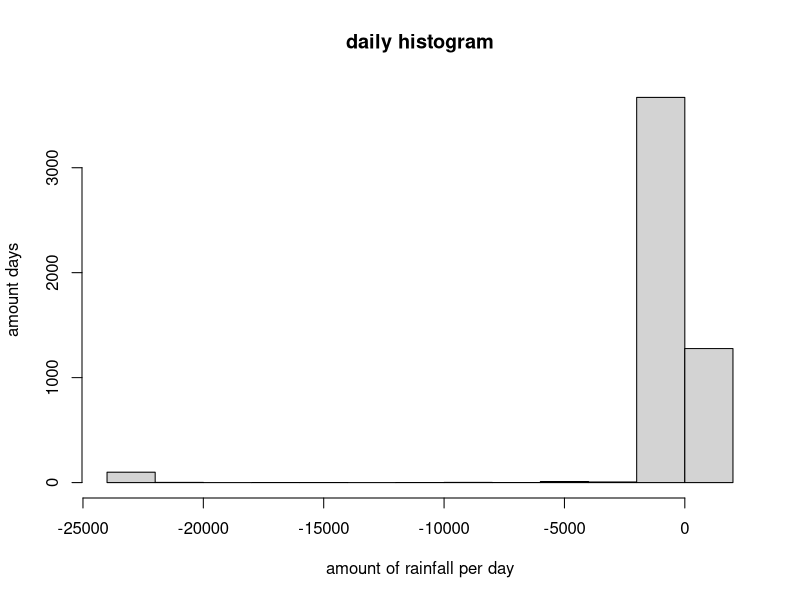
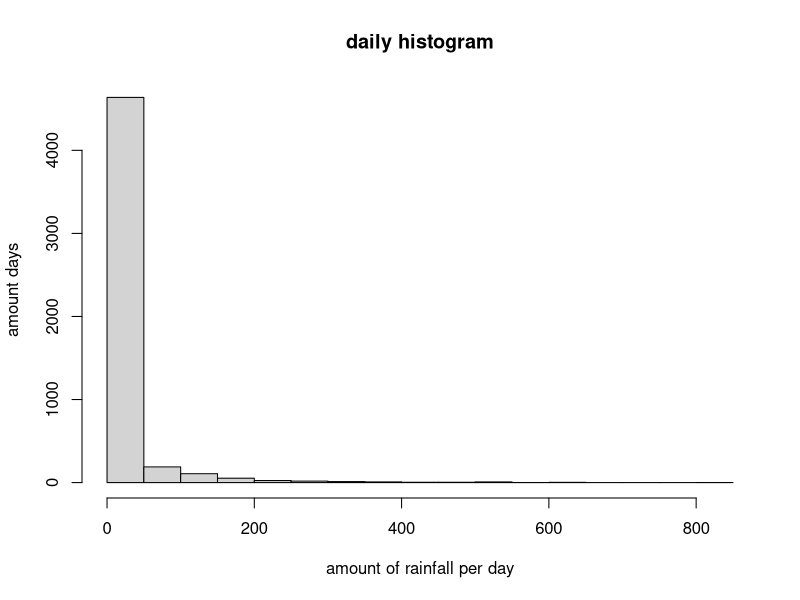

Write the R code that produced these figures, in order.
## ---- chunk 1
data.df <- read.table("rnf6080.dat.txt", header=FALSE)
print(head(data.df))
## ---- chunk 2
print(dim(data.df))
## ---- chunk 3
print(colnames(data.df))
## ---- chunk 4
print(data.df[5, 7])
## ---- chunk 5
print(data.df[2, ])
## ---- chunk 6
names(data.df) <- c("year", "month", "day", seq(0,23))
## ---- chunk 7
print(head(data.df))
print(tail(data.df))
## ---- chunk 8
data.df$daily <- rowSums(data.df[, (ncol(data.df)-23):ncol(data.df)], na.rm = TRUE)
print(head(data.df['daily']))
## ---- chunk 9
 hist(data.df$daily, 
       main = "daily histogram", 
       xlab = "amount of rainfall per day", 
       ylab = "amount days")
## ---- chunk 10
fixed.df <- data.df
fixed.df[fixed.df < 0] <- 0
## ---- chunk 11
 hist(fixed.df$daily, 
       main = "daily histogram", 
       xlab = "amount of rainfall per day", 
       ylab = "amount days")
## ---- chunk 12
v <- c("4", "8", "15", "16", "23", "42")
## ---- chunk 13
max(v)
## ---- chunk 14
sort(v)
## ---- chunk 15
df3 <- data.frame(z1="5",z2=7,z3=12)
df3[1,2] + df3[1,3]
## ---- chunk 16
print(seq(from = 1, to = 10000, by = 372))
## ---- chunk 17
print(seq(from=1, to=10000, length.out=50))
## ---- chunk 18
print(rep(1:5,times=3))
print(rep(1:5, each=3))
